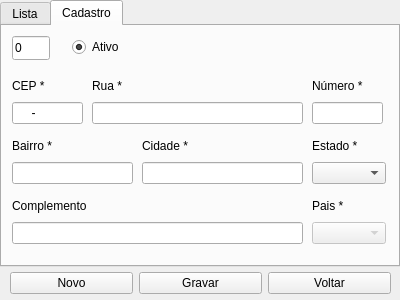
<?xml version="1.0" encoding="UTF-8"?>
<ui version="4.0">
 <class>Cadastro_endereco</class>
 <widget class="QMainWindow" name="Cadastro_endereco">
  <property name="geometry">
   <rect>
    <x>0</x>
    <y>0</y>
    <width>400</width>
    <height>300</height>
   </rect>
  </property>
  <property name="windowTitle">
   <string>Cadastro de Endereços</string>
  </property>
  <widget class="QWidget" name="centralwidget">
   <widget class="QTabWidget" name="tabWidget">
    <property name="geometry">
     <rect>
      <x>0</x>
      <y>0</y>
      <width>400</width>
      <height>267</height>
     </rect>
    </property>
    <property name="currentIndex">
     <number>1</number>
    </property>
    <widget class="QWidget" name="endereco_lista">
     <attribute name="title">
      <string>Lista</string>
     </attribute>
     <widget class="QTableWidget" name="tableWidget_enderecos">
      <property name="geometry">
       <rect>
        <x>-1</x>
        <y>48</y>
        <width>401</width>
        <height>191</height>
       </rect>
      </property>
      <property name="columnCount">
       <number>9</number>
      </property>
      <column/>
      <column/>
      <column/>
      <column/>
      <column/>
      <column/>
      <column/>
      <column/>
      <column/>
     </widget>
     <widget class="QWidget" name="layoutWidget">
      <property name="geometry">
       <rect>
        <x>-7</x>
        <y>10</y>
        <width>397</width>
        <height>26</height>
       </rect>
      </property>
      <layout class="QHBoxLayout" name="horizontalLayout_2">
       <item>
        <widget class="QLabel" name="label_9">
         <property name="text">
          <string/>
         </property>
        </widget>
       </item>
       <item>
        <widget class="QLabel" name="label_10">
         <property name="text">
          <string>CEP</string>
         </property>
        </widget>
       </item>
       <item>
        <widget class="QLineEdit" name="lineEdit_pesquisar_cep">
         <property name="inputMask">
          <string>99999-999</string>
         </property>
        </widget>
       </item>
       <item>
        <widget class="QPushButton" name="pushButton_pesquisar">
         <property name="text">
          <string>Pesquisar</string>
         </property>
        </widget>
       </item>
      </layout>
     </widget>
    </widget>
    <widget class="QWidget" name="endereco_cadastro">
     <attribute name="title">
      <string>Cadastro</string>
     </attribute>
     <widget class="QLineEdit" name="lineEdit_id">
      <property name="geometry">
       <rect>
        <x>10</x>
        <y>10</y>
        <width>38</width>
        <height>24</height>
       </rect>
      </property>
      <property name="inputMask">
       <string>9999</string>
      </property>
      <property name="text">
       <string>0</string>
      </property>
      <property name="readOnly">
       <bool>true</bool>
      </property>
     </widget>
     <widget class="QWidget" name="layoutWidget_3">
      <property name="geometry">
       <rect>
        <x>140</x>
        <y>110</y>
        <width>161</width>
        <height>48</height>
       </rect>
      </property>
      <layout class="QVBoxLayout" name="verticalLayout_4">
       <item>
        <widget class="QLabel" name="label_4">
         <property name="text">
          <string>Cidade *</string>
         </property>
        </widget>
       </item>
       <item>
        <widget class="QLineEdit" name="lineEdit_cidade">
         <property name="text">
          <string/>
         </property>
         <property name="maxLength">
          <number>100</number>
         </property>
        </widget>
       </item>
      </layout>
     </widget>
     <widget class="QWidget" name="layoutWidget_5">
      <property name="geometry">
       <rect>
        <x>10</x>
        <y>170</y>
        <width>291</width>
        <height>48</height>
       </rect>
      </property>
      <layout class="QVBoxLayout" name="verticalLayout_6">
       <item>
        <widget class="QLabel" name="label_6">
         <property name="text">
          <string>Complemento</string>
         </property>
        </widget>
       </item>
       <item>
        <widget class="QLineEdit" name="lineEdit_complemento">
         <property name="maxLength">
          <number>100</number>
         </property>
        </widget>
       </item>
      </layout>
     </widget>
     <widget class="QWidget" name="layoutWidget_6">
      <property name="geometry">
       <rect>
        <x>90</x>
        <y>50</y>
        <width>211</width>
        <height>48</height>
       </rect>
      </property>
      <layout class="QVBoxLayout" name="verticalLayout_7">
       <item>
        <widget class="QLabel" name="label_7">
         <property name="text">
          <string>Rua *</string>
         </property>
        </widget>
       </item>
       <item>
        <widget class="QLineEdit" name="lineEdit_rua">
         <property name="text">
          <string/>
         </property>
         <property name="maxLength">
          <number>100</number>
         </property>
        </widget>
       </item>
      </layout>
     </widget>
     <widget class="QWidget" name="layoutWidget_2">
      <property name="geometry">
       <rect>
        <x>310</x>
        <y>50</y>
        <width>71</width>
        <height>48</height>
       </rect>
      </property>
      <layout class="QVBoxLayout" name="verticalLayout_2">
       <item>
        <widget class="QLabel" name="label_2">
         <property name="text">
          <string>Número *</string>
         </property>
        </widget>
       </item>
       <item>
        <widget class="QLineEdit" name="lineEdit_numero">
         <property name="inputMask">
          <string>99999</string>
         </property>
         <property name="text">
          <string/>
         </property>
         <property name="maxLength">
          <number>5</number>
         </property>
        </widget>
       </item>
      </layout>
     </widget>
     <widget class="QWidget" name="layoutWidget_7">
      <property name="geometry">
       <rect>
        <x>10</x>
        <y>110</y>
        <width>121</width>
        <height>48</height>
       </rect>
      </property>
      <layout class="QVBoxLayout" name="verticalLayout_8">
       <item>
        <widget class="QLabel" name="label_8">
         <property name="text">
          <string>Bairro *</string>
         </property>
        </widget>
       </item>
       <item>
        <widget class="QLineEdit" name="lineEdit_bairro">
         <property name="text">
          <string/>
         </property>
         <property name="maxLength">
          <number>100</number>
         </property>
        </widget>
       </item>
      </layout>
     </widget>
     <widget class="QWidget" name="layoutWidget_4">
      <property name="geometry">
       <rect>
        <x>310</x>
        <y>170</y>
        <width>74</width>
        <height>48</height>
       </rect>
      </property>
      <layout class="QVBoxLayout" name="verticalLayout_3">
       <item>
        <widget class="QLabel" name="label_3">
         <property name="text">
          <string>Pais *</string>
         </property>
        </widget>
       </item>
       <item>
        <widget class="QComboBox" name="comboBox_pais">
         <property name="enabled">
          <bool>false</bool>
         </property>
        </widget>
       </item>
      </layout>
     </widget>
     <widget class="QWidget" name="layoutWidget_8">
      <property name="geometry">
       <rect>
        <x>10</x>
        <y>50</y>
        <width>71</width>
        <height>48</height>
       </rect>
      </property>
      <layout class="QVBoxLayout" name="verticalLayout">
       <item>
        <widget class="QLabel" name="label">
         <property name="text">
          <string>CEP *</string>
         </property>
        </widget>
       </item>
       <item>
        <widget class="QLineEdit" name="lineEdit_cep">
         <property name="inputMask">
          <string>99999-999</string>
         </property>
         <property name="text">
          <string>-</string>
         </property>
         <property name="maxLength">
          <number>9</number>
         </property>
        </widget>
       </item>
      </layout>
     </widget>
     <widget class="QRadioButton" name="radioButton_ativo">
      <property name="geometry">
       <rect>
        <x>70</x>
        <y>10</y>
        <width>91</width>
        <height>22</height>
       </rect>
      </property>
      <property name="text">
       <string>Ativo</string>
      </property>
      <property name="checked">
       <bool>true</bool>
      </property>
     </widget>
     <widget class="QWidget" name="layoutWidget_9">
      <property name="geometry">
       <rect>
        <x>310</x>
        <y>110</y>
        <width>74</width>
        <height>48</height>
       </rect>
      </property>
      <layout class="QVBoxLayout" name="verticalLayout_5">
       <item>
        <widget class="QLabel" name="label_5">
         <property name="text">
          <string>Estado *</string>
         </property>
        </widget>
       </item>
       <item>
        <widget class="QComboBox" name="comboBox_estado"/>
       </item>
      </layout>
     </widget>
    </widget>
   </widget>
   <widget class="QWidget" name="layoutWidget_10">
    <property name="geometry">
     <rect>
      <x>10</x>
      <y>270</y>
      <width>381</width>
      <height>26</height>
     </rect>
    </property>
    <layout class="QHBoxLayout" name="horizontalLayout">
     <item>
      <widget class="QPushButton" name="pushButton_novo">
       <property name="text">
        <string>Novo</string>
       </property>
      </widget>
     </item>
     <item>
      <widget class="QPushButton" name="pushButton_gravar">
       <property name="text">
        <string>Gravar</string>
       </property>
      </widget>
     </item>
     <item>
      <widget class="QPushButton" name="pushButton_voltar">
       <property name="text">
        <string>Voltar</string>
       </property>
      </widget>
     </item>
    </layout>
   </widget>
  </widget>
 </widget>
 <tabstops>
  <tabstop>tabWidget</tabstop>
  <tabstop>lineEdit_pesquisar_cep</tabstop>
  <tabstop>pushButton_pesquisar</tabstop>
  <tabstop>tableWidget_enderecos</tabstop>
  <tabstop>lineEdit_id</tabstop>
  <tabstop>radioButton_ativo</tabstop>
  <tabstop>lineEdit_cep</tabstop>
  <tabstop>lineEdit_rua</tabstop>
  <tabstop>lineEdit_numero</tabstop>
  <tabstop>lineEdit_bairro</tabstop>
  <tabstop>lineEdit_cidade</tabstop>
  <tabstop>comboBox_estado</tabstop>
  <tabstop>lineEdit_complemento</tabstop>
  <tabstop>comboBox_pais</tabstop>
  <tabstop>pushButton_novo</tabstop>
  <tabstop>pushButton_gravar</tabstop>
  <tabstop>pushButton_voltar</tabstop>
 </tabstops>
 <resources/>
 <connections/>
</ui>
